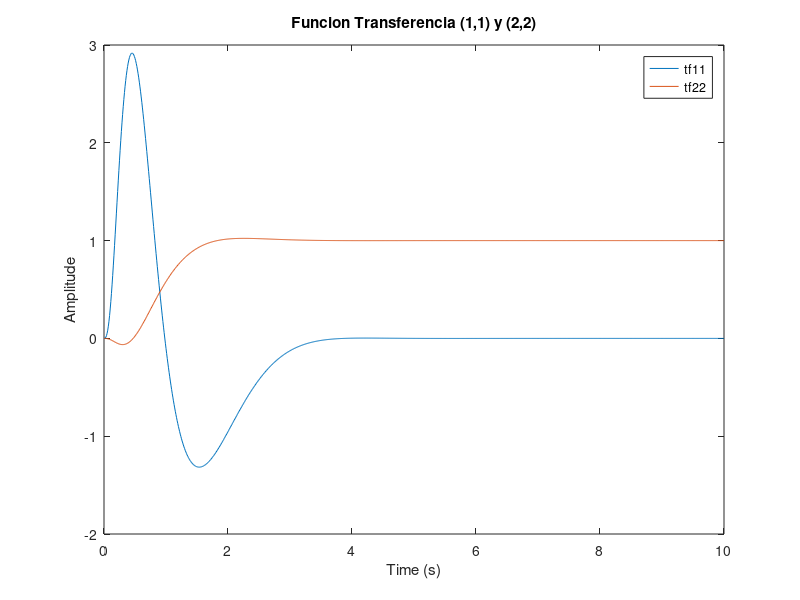
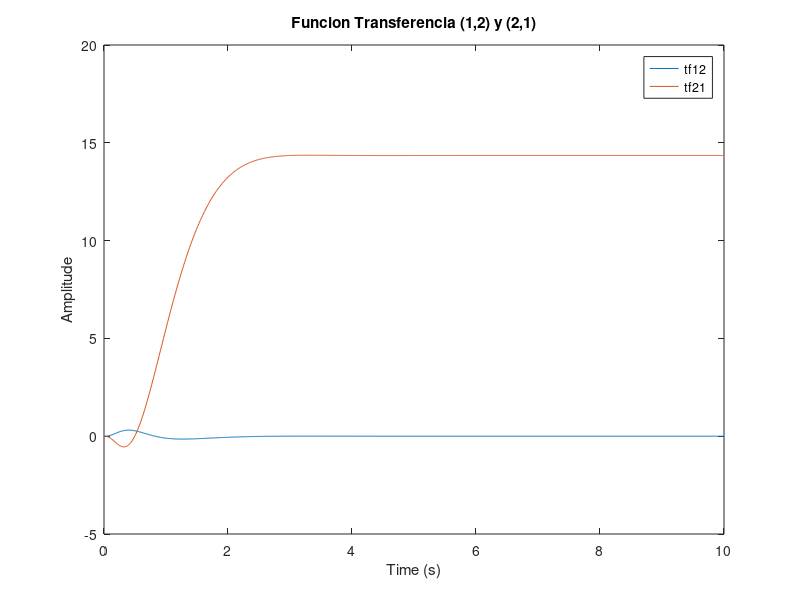
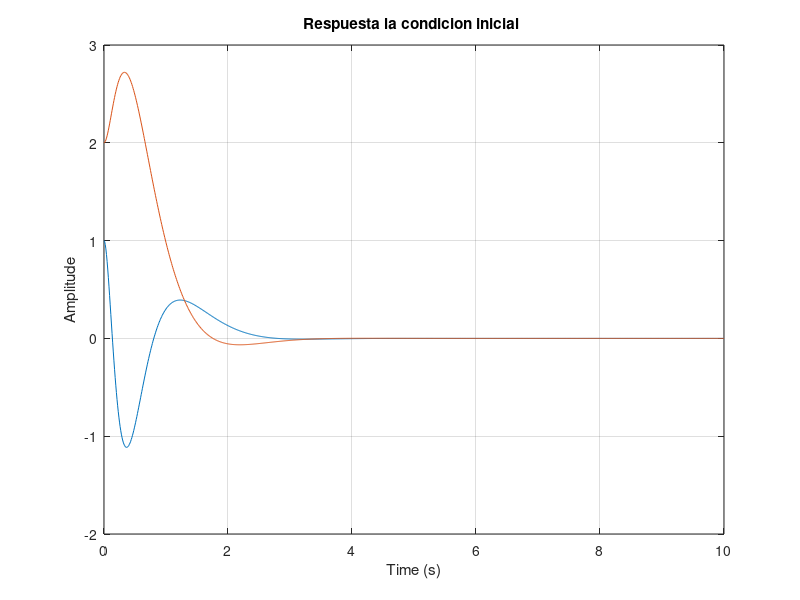

Reproduce these figures in MATLAB, in order.
clc,clear;
ap=[0 1 0 0;24.036 0 0 0;0 0 0 1;-0.239 0 0 0]; 
bp=[0;-4.789;0;1.437];
cp=[1 0 0 0;0 0 1 0 ];
dp=[0;0];

% Controllability 
%
cm = ctrb(ap,bp)
disp('rango de controlabilidad')
rcm= rank(cm)
% Observability
%
om = obsv(ap,cp)           
disp('rango de observabilidad')
rom = rank(om)


% para filtro kalman
sys=ss(ap,bp,cp,dp);
Q =cp'*cp;
R=[0.01 0 ; 0 0.01];
[H, ~, ~] = lqe(sys,Q,R)
% controlador
R2=[0.01]; 
[G, ~, ~]=lqr(ap,bp,Q,R2)  % GANANCIA DEL CONTROLADOR


% dinamica en lazo cerrado
A11=ap-bp*G;
A12=bp*G;
A21=zeros(4,4);
A22=ap-H*cp;

Ak=[A11 A12;A21 A22];   % 8x8 Ak
Bk=[zeros(4,2);H];      % 8x2 Bk
Ck=[cp zeros(2,4)];
Dk=[0 0;0 0];

sysK=ss(Ak,Bk,Ck,Dk);


%% respuesta al impulso
[y11,t11] = step(sysK,[0:0.01:10]);

figure
disp('RESPUESTA AL ESCALON UNITARIO')
plot(t11,y11(:,1,1));grid;
hold
plot(t11,y11(:,2,2));grid;
title('Funcion Transferencia (1,1) y (2,2)')
xlabel('Time (s)')
ylabel('Amplitude')
legend('tf11','tf22')

figure
plot(t11,y11(:,1,2));grid;
hold
plot(t11,y11(:,2,1));grid;
xlabel('Time (s)')
ylabel('Amplitude')
title('Funcion Transferencia (1,2) y (2,1)')
legend('tf12','tf21')
hold off;


%% respuesta a impulso inicial
figure
t=0:0.01:10; 
x=initial(sysK,[1;0;2;0;0;0;0;0],t);
disp('RESPUESTA AL IMPULSO')
plot(t,x)
xlabel('Time (s)')
ylabel('Amplitude')
title('Respuesta la condicion inicial ')
grid on;
